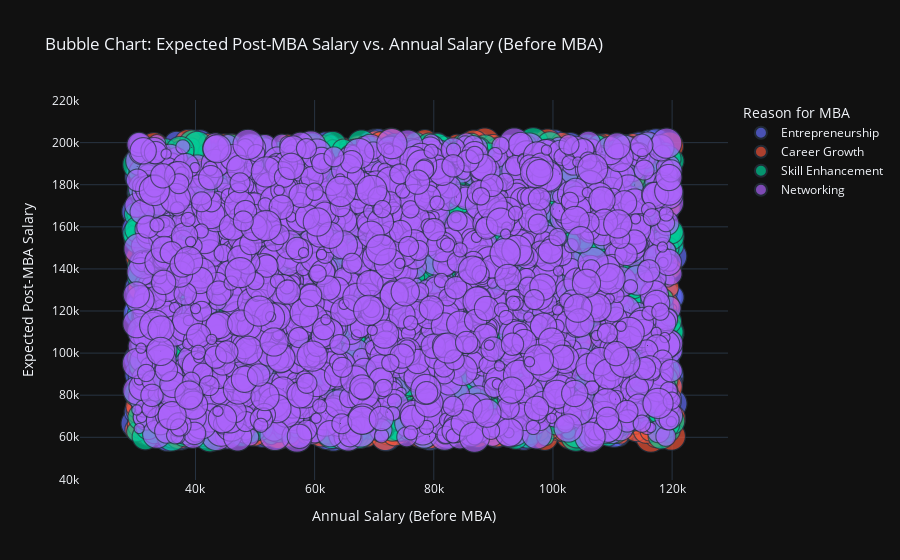

Notebook code for this chart:
### Code cell
fig = px.scatter(
    df,
    x="Annual Salary (Before MBA)",
    y="Expected Post-MBA Salary",
    size="Years of Work Experience",
    color="Reason for MBA",
    hover_name="Current Job Title",
    title="Bubble Chart: Expected Post-MBA Salary vs. Annual Salary (Before MBA)",
    template="plotly_dark",
    size_max=30
)

fig.show()

### Figure 1 — Plotly figure (JSON) as saved in the notebook; plotly's stock layout.template omitted (floating-point values rounded to 4 significant figures; data arrays with more than 128 entries replaced by an {"elided": "..."} marker saying what was removed)
{"data": [{"hovertemplate": "<b>%{hovertext}</b><br><br>Reason for MBA=Entrepreneurship<br>Annual Salary (Before MBA)=%{x}<br>Expected Post-MBA Salary=%{y}<br>Years of Work Experience=%{marker.size}<extra></extra>", "hovertext": {"elided": "2422 str values"}, "legendgroup": "Entrepreneurship", "marker": {"color": "#636efa", "size": {"elided": "2422 int values"}, "sizemode": "area", "sizeref": 0.01, "symbol": "circle"}, "mode": "markers", "name": "Entrepreneurship", "showlegend": true, "type": "scattergl", "x": {"elided": "2422 int values"}, "xaxis": "x", "y": {"elided": "2422 int values"}, "yaxis": "y"}, {"hovertemplate": "<b>%{hovertext}</b><br><br>Reason for MBA=Career Growth<br>Annual Salary (Before MBA)=%{x}<br>Expected Post-MBA Salary=%{y}<br>Years of Work Experience=%{marker.size}<extra></extra>", "hovertext": {"elided": "2519 str values"}, "legendgroup": "Career Growth", "marker": {"color": "#EF553B", "size": {"elided": "2519 int values"}, "sizemode": "area", "sizeref": 0.01, "symbol": "circle"}, "mode": "markers", "name": "Career Growth", "showlegend": true, "type": "scattergl", "x": {"elided": "2519 int values"}, "xaxis": "x", "y": {"elided": "2519 int values"}, "yaxis": "y"}, {"hovertemplate": "<b>%{hovertext}</b><br><br>Reason for MBA=Skill Enhancement<br>Annual Salary (Before MBA)=%{x}<br>Expected Post-MBA Salary=%{y}<br>Years of Work Experience=%{marker.size}<extra></extra>", "hovertext": {"elided": "2513 str values"}, "legendgroup": "Skill Enhancement", "marker": {"color": "#00cc96", "size": {"elided": "2513 int values"}, "sizemode": "area", "sizeref": 0.01, "symbol": "circle"}, "mode": "markers", "name": "Skill Enhancement", "showlegend": true, "type": "scattergl", "x": {"elided": "2513 int values"}, "xaxis": "x", "y": {"elided": "2513 int values"}, "yaxis": "y"}, {"hovertemplate": "<b>%{hovertext}</b><br><br>Reason for MBA=Networking<br>Annual Salary (Before MBA)=%{x}<br>Expected Post-MBA Salary=%{y}<br>Years of Work Experience=%{marker.size}<extra></extra>", "hovertext": {"elided": "2546 str values"}, "legendgroup": "Networking", "marker": {"color": "#ab63fa", "size": {"elided": "2546 int values"}, "sizemode": "area", "sizeref": 0.01, "symbol": "circle"}, "mode": "markers", "name": "Networking", "showlegend": true, "type": "scattergl", "x": {"elided": "2546 int values"}, "xaxis": "x", "y": {"elided": "2546 int values"}, "yaxis": "y"}], "layout": {"legend": {"itemsizing": "constant", "title": {"text": "Reason for MBA"}, "tracegroupgap": 0}, "title": {"text": "Bubble Chart: Expected Post-MBA Salary vs. Annual Salary (Before MBA)"}, "xaxis": {"anchor": "y", "domain": [0, 1], "title": {"text": "Annual Salary (Before MBA)"}}, "yaxis": {"anchor": "x", "domain": [0, 1], "title": {"text": "Expected Post-MBA Salary"}}}}
